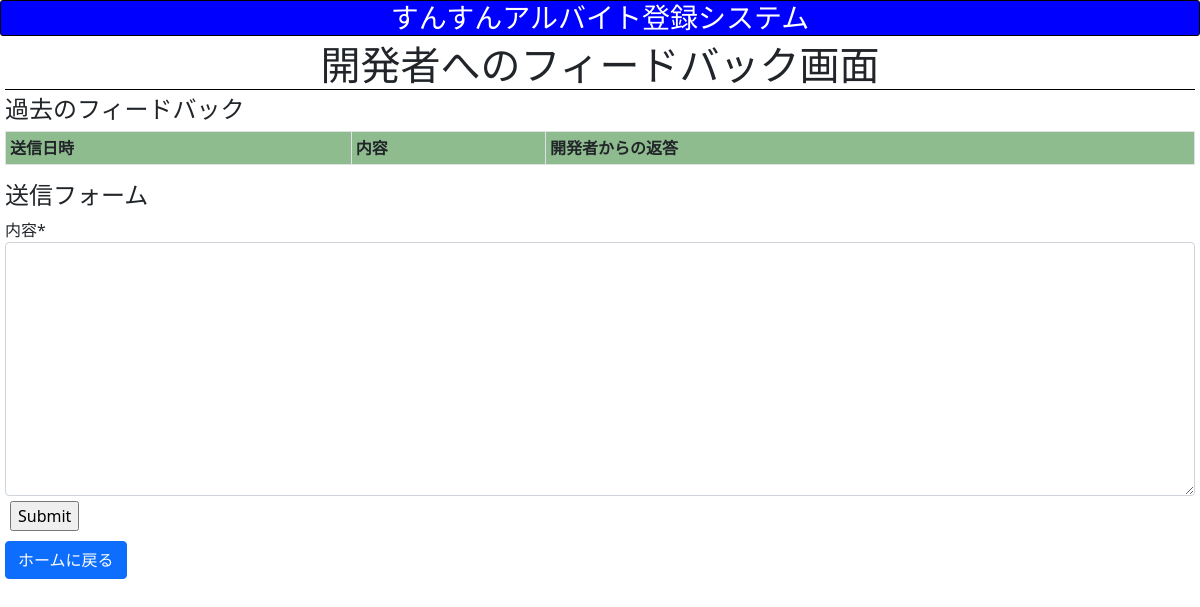
The page /shift/feedback (signed in) on the database as committed earlier.
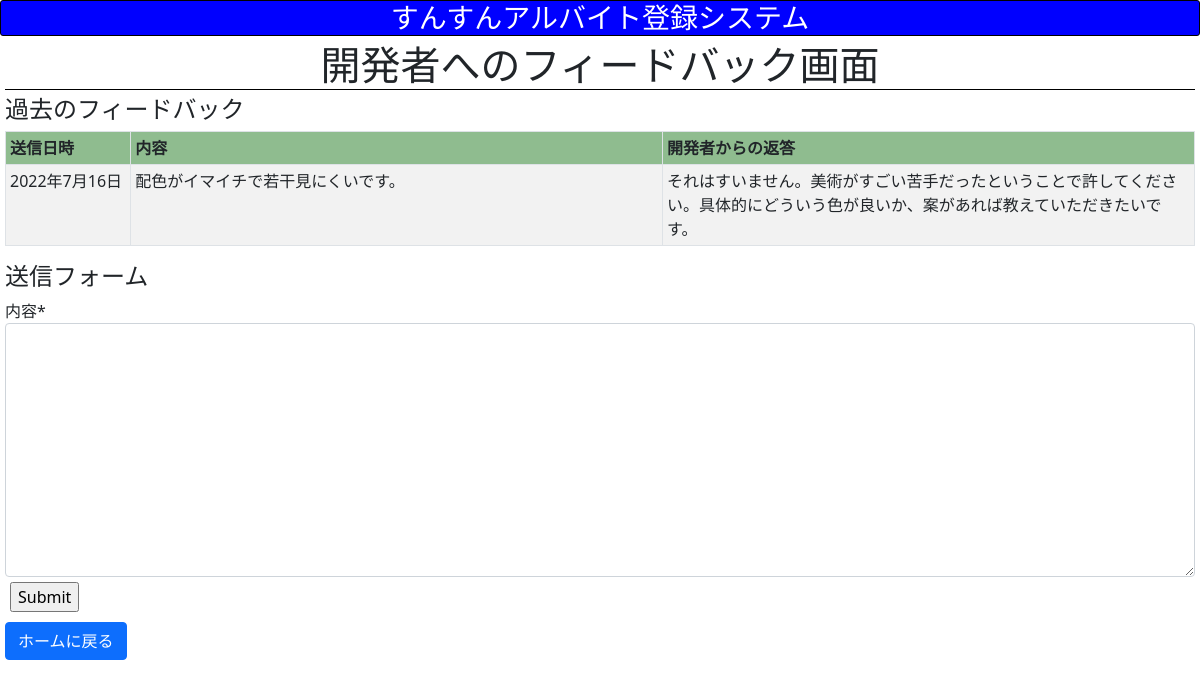
The same page on the database as committed later.
### shift/models.py (models this page shows)
class Feedback(models.Model):
    text = models.TextField()
    response = models.TextField(blank=True, null=True)
    date = models.DateField()

### shift/views.py (the view)
    def checker(request, **kwargs):
        if "worker_id" not in request.session:
            return HttpResponseRedirect(reverse("shift:login"))
        else:
            return func(request, **kwargs)

### shift/forms.py
class FeedbackForm(forms.Form):
    text = forms.CharField(label="内容", widget=forms.Textarea())

### shift/context_processor.py (called while the page is built)
def constant_value(request):
    import datetime
    return {
        "Now": datetime.datetime.now()
    }

### shift/views.py (called while the page is built, shortened)
def login_checker(func):
    def checker(request, **kwargs):
        if "worker_id" not in request.session:
            return HttpResponseRedirect(reverse("shift:login"))
        else:
            return func(request, **kwargs)
    return checker

@login_checker
def feedback(request):
    feedbacks = Feedback.objects.all()
    return render(request, "shift/feedback.html", {
        "form": FeedbackForm(),
        "feedbacks": feedbacks
    })

### shift/templates/shift/feedback.html (shortened to what this page needs)
{% extends 'shift/layout.html' %}
{% load crispy_forms_tags %}
{% block body %}
    <h1 class="theme">開発者へのフィードバック画面</h1>
    <h4>過去のフィードバック</h4>
    <table class="table table-bordered table-sm table-striped">
        <thead>
            <tr>
                <th>送信日時</th>
                <th>内容</th>
                <th>開発者からの返答</th>
            </tr>
        </thead>
        <tbody>
            {% for feedback in feedbacks %}
                <tr>
                    <td class="feedback-date">{{ feedback.date }}</td>
                    <td class="feedback-text">{{ feedback.text }}</td>
                    <td class="feedback-response">{{ feedback.response }}</td>
            {% endfor %}
        </tbody>
    </table>
    <h4>送信フォーム</h4>
    <form action="{% url 'shift:feedback' %}" method="post" class="need-check">
        {{ form | crispy }}
        <input type="submit">
    </form>
    <a href="{% url 'shift:home' Now.year Now.month %}" class="btn btn-primary">ホームに戻る</a>
{% endblock %}

### shift/templates/shift/layout.html (shortened to what this page needs)
{% load static %}
<!DOCTYPE html>
<html lang="ja">
    <head>
        <link href="https://cdn.jsdelivr.net/npm/bootstrap@5.0.2/dist/css/bootstrap.min.css" rel="stylesheet">
        <link rel="stylesheet" href="{% static 'shift/style.css' %}">
    </head>
    <body>
        <h3 class="header">すんすんアルバイト登録システム</h3>
        <div class="content">
            {% block body %}
            {% endblock %}
        </div>
    </body>
</html>

### shift/static/shift/style.css (style rules this page uses)
.header { text-align: center; background-color:blue; color: white; margin-bottom: 5px; border:solid thin black; border-radius: 3px; }
.content { margin-left: 5px; margin-right: 5px; }
.theme { text-align: center; margin-bottom: 5px; border-bottom: solid thin black; }
thead { background-color: darkseagreen; }
.btn { margin-top: 5px; margin-bottom: 5px; }
input { margin: 5px; }
.feedback-date { width: 10vw; }
.feedback-text { width: 42.5vw; }
.feedback-response { width: 42.5vw; }

Rows that differ between the two databases and show on the page:
added Feedback: date "2022年7月16日", text "配色がイマイチで若干見にくいです。", response "それはすいません。美術がすごい苦手だったということで許してください。具体的にどういう色が良いか、案があれば教えていただきたいです。"
